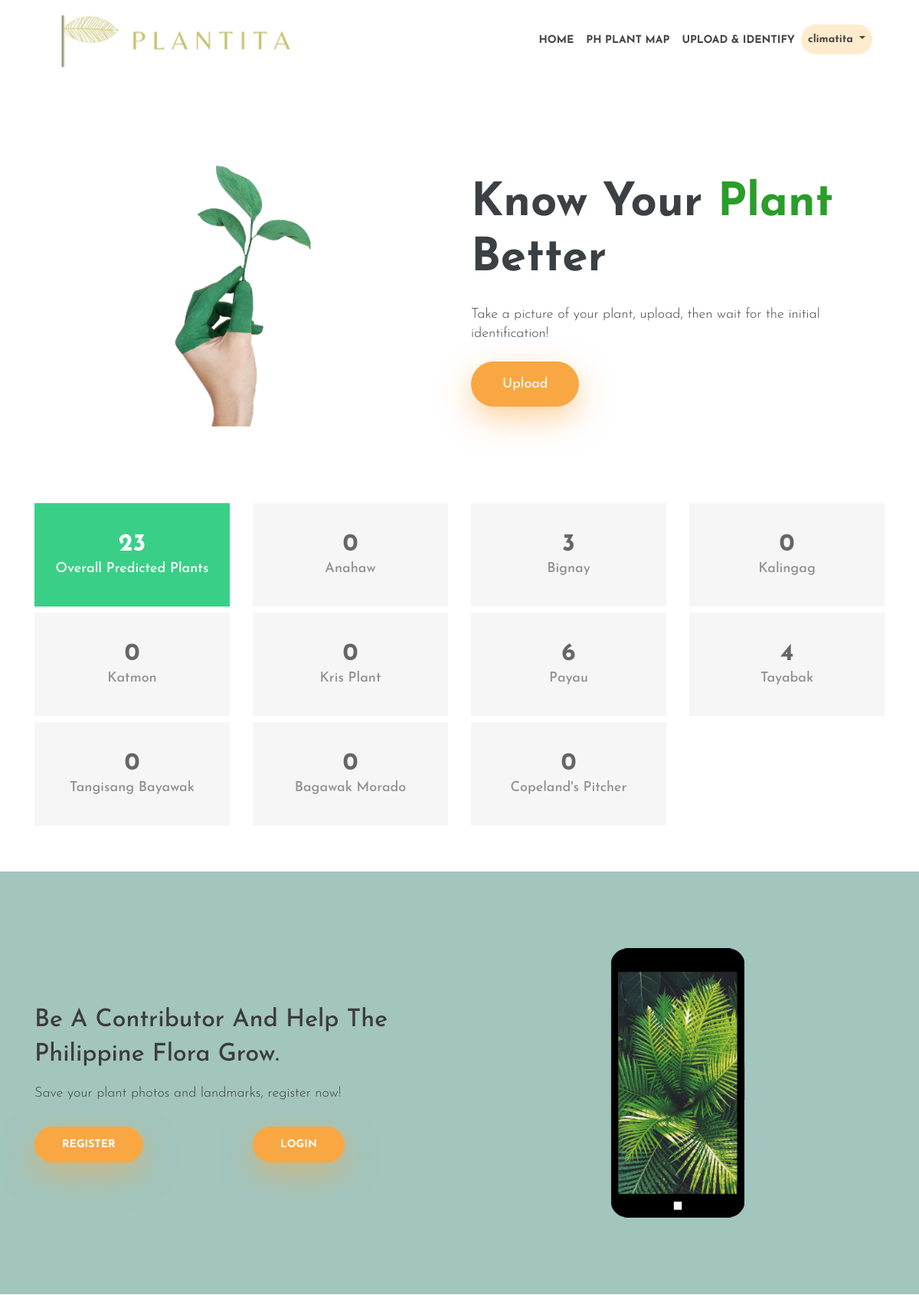
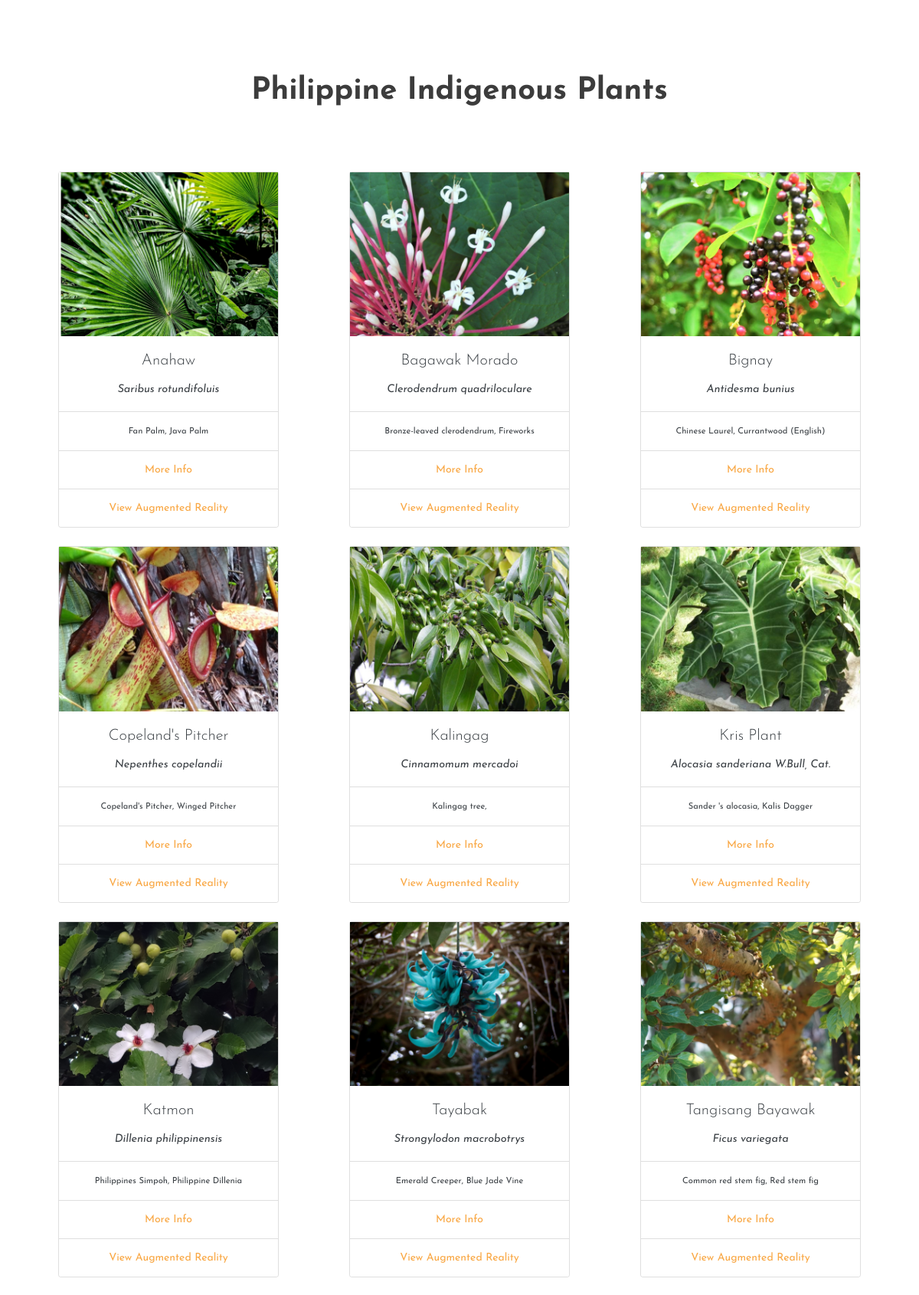
The app's page / (signed in, upper part) with its own data (2 pictures, top to bottom).
### home/models.py (models this page shows, shortened)
class Plantsgallery(models.Model):
    class Meta:
        verbose_name_plural = "Plant Galleries"
    title = models.CharField(max_length=200)
    scientific_name = models.CharField(max_length=200, default='')
    slug = models.SlugField(unique=True)
    plant_image = models.ImageField(upload_to='gallery image', default=None)
    pronounciation = models.TextField(default='-')
    botany = models.TextField(default='-')
    common_philippine_name1 = models.CharField(max_length=200, default='', blank=True)
    common_philippine_name2 = models.CharField(max_length=200, default='', blank=True)
    common_philippine_name3 = models.CharField(max_length=200, default='', blank=True)
    common_foreign_name1 = models.CharField(max_length=200, default='', blank=True)
    common_foreign_name2 = models.CharField(max_length=200, default='', blank=True)
    common_foreign_name3 = models.CharField(max_length=200, default='', blank=True)
    sci_philippine_name1 = models.CharField(max_length=200, default='', blank=True)
    sci_philippine_name2 = models.CharField(max_length=200, default='', blank=True)
    sci_philippine_name3 = models.CharField(max_length=200, default='', blank=True)
    sci_foreign_name1 = models.CharField(max_length=200, default='', blank=True)
    sci_foreign_name2 = models.CharField(max_length=200, default='', blank=True)
    sci_foreign_name3 = models.CharField(max_length=200, default='', blank=True)
    distribution = models.CharField(max_length=200, default='', blank=True)
    conservation_status = models.TextField(default='-')
    use_1 = models.TextField(default='-')
    use_2 = models.TextField(default='', blank=True)
    use_3 = models.TextField(default='', blank=True)
    scientific_studies1 = models.TextField(default='-')
    scientific_study_link1 = models.TextField(default='', blank=True)
    scientific_studies2 = models.TextField(default='', blank=True)
    scientific_study_link2 = models.TextField(default='', blank=True)
    scientific_studies3 = models.TextField(default='', blank=True)
    scientific_study_link3 = models.TextField(default='', blank=True)
    light_preference = models.TextField(default='', blank=True)
    water_preference = models.TextField(default='', blank=True)
    propagation_method = models.TextField(default='', blank=True)
    references = models.TextField(default='', blank=True)
    gallery_slider_1_image1 = models.ImageField(upload_to='gallery image', default='-')
    gallery_slider_1_image2 = models.ImageField(upload_to='gallery image', default='-')
    gallery_slider_1_image3 = models.ImageField(upload_to='gallery image', default='-')
    gallery_slider_2_image1 = models.ImageField(upload_to='gallery image', default='-')
    gallery_slider_2_image2 = models.ImageField(upload_to='gallery image', default='-')
    gallery_slider_2_image3 = models.ImageField(upload_to='gallery image', default='-')
    ar_link = models.TextField(default='', blank=True)

### home/views.py (the view)
# urls.py: path('', views.index, name='index'),
def index(request):
    home = Plantsgallery.objects.all()
    totalpred = PredictedPlant.objects.count()
    anhw_totalpred = PredictedPlant.objects.filter(prediction_label = 'Anahaw - Saribus rotundifolius').count()
    bm_totalpred = PredictedPlant.objects.filter(prediction_label = 'Bagawak Morado - Clerodendrum quadriloculare').count()
    bgny_totalpred = PredictedPlant.objects.filter(prediction_label = 'Bignay - Antidesma bunius').count()
    cp_totalpred = PredictedPlant.objects.filter(prediction_label = "Copeland's Pitcher - Nepenthes copelandii").count()
    klngg_totalpred = PredictedPlant.objects.filter(prediction_label = 'Kalingag - Cinnamomum mercadoi').count()
    ktmn_totalpred = PredictedPlant.objects.filter(prediction_label = 'Katmon - Dillenia philippinensis').count()
    krsp_totalpred = PredictedPlant.objects.filter(prediction_label = 'Kris Plant - Alocasia sanderiana').count()
    payau_totalpred = PredictedPlant.objects.filter(prediction_label = 'Payau - Homalomena philippinensis').count()
    tngbywk_totalpred = PredictedPlant.objects.filter(prediction_label = 'Tangisang-Bayawak - Ficus variegata').count()
    tybk_totalpred = PredictedPlant.objects.filter(prediction_label = 'Tayabak - Strongylodon macrobotrys').count()
    context = {
                'home':home,
                'totalpred': totalpred,
                'anhw_totalpred': anhw_totalpred, #Anahaw
                'bm_totalpred': bm_totalpred, #Bagawak Morado
                'bgny_totalpred': bgny_totalpred, #Bignay
                'cp_totalpred': cp_totalpred, #Copeland's Pitcher
                'klngg_totalpred': klngg_totalpred, #Kalingag
                'ktmn_totalpred': ktmn_totalpred, #Katmon
                'krsp_totalpred': krsp_totalpred, #Kris Plant
                'payau_totalpred': payau_totalpred, #Payau
                'tngbywk_totalpred': tngbywk_totalpred, #Tangisang Bayawak
                'tybk_totalpred': tybk_totalpred, #Tayabak
                }
    return render(request, 'home/index.html', context)

### home/templates/home/index.html (shortened to what this page needs)
{% extends 'home/base.html' %}
{% load static %}
{% block masthead %}
<section class="section" style="padding-bottom: 0px;">
    <div class="container">
        <div class="row">
            <div class="col-md-6 text-center mb-5 mb-md-0">
                <img src="{% static '/home/images/plant.png' %}" alt="">
            </div>
            <div class="col-md-6 align-self-center text-center text-md-left">
                <div class="block">
                    <h1 class="font-weight-bold mb-4 font-size-60">Know Your <span style="color:rgba(3, 139, 3, 0.849)">Plant</span> Better</h1>
                    <p class="mb-4">
                        Take a picture of your plant, upload, then wait for the initial
                        identification!
                    </p>
                    <a class="btn btn-main" href="{% url 'uploadplant' %}" role="button">Upload</a>
                </div>
            </div>
        </div>
    </div>
</section>
{% endblock %}
{% block register_login %}
<section style="padding-bottom: 5%;">
    <div class="container">
        <div class="container-count">
            <div class="row">
                <div class="four col-md-3">
                    <div class="counter-box colored"><span class="counter">{{totalpred}}</span>
                        <p>Overall Predicted Plants</p>
                    </div>
                </div>
                <div class="four col-md-3">
                    <div class="counter-box"><span class="counter">{{anhw_totalpred}}</span>
                        <p>Anahaw</p>
                    </div>
                </div>
                <div class="four col-md-3">
                    <div class="counter-box"><span class="counter">{{bgny_totalpred}}</span>
                        <p>Bignay</p>
                    </div>
                </div>
                <div class="four col-md-3">
                    <div class="counter-box"><span class="counter">{{klngg_totalpred}}</span>
                        <p>Kalingag</p>
                    </div>
                </div>
            </div>
            <div class="row mt-2">
                <div class="four col-md-3">
                    <div class="counter-box"><span class="counter">{{ktmn_totalpred}}</span>
                        <p>Katmon</p>
                    </div>
                </div>
                <div class="four col-md-3">
                    <div class="counter-box"><span class="counter">{{krsp_totalpred}}</span>
                        <p>Kris Plant</p>
                    </div>
                </div>
                <div class="four col-md-3">
                    <div class="counter-box"><span class="counter">{{payau_totalpred}}</span>
                        <p>Payau</p>
                    </div>
                </div>
                <div class="four col-md-3">
                    <div class="counter-box"><span class="counter">{{tybk_totalpred}}</span>
                        <p>Tayabak</p>
                    </div>
                </div>
            </div>
            <div class="row mt-2">
                <div class="four col-md-3">
                    <div class="counter-box"><span class="counter">{{tngbywk_totalpred}}</span>
                        <p>Tangisang Bayawak</p>
                    </div>
                </div>
                <div class="four col-md-3">
                    <div class="counter-box"><span class="counter">{{bm_totalpred}}</span>
                        <p>Bagawak Morado</p>
                    </div>
                </div>
                <div class="four col-md-3">
                    <div class="counter-box"><span class="counter">{{cp_totalpred}}</span>
                        <p>Copeland's Pitcher</p>
                    </div>
                </div>
            </div>
        </div>
    </div>
</section>
<section class="feature-list section" style="background-color: rgba(45, 124, 108, 0.444);">
    <div class="container">
        <div class="row">
            <div class="col-md-6 order-md-1 order-2 align-self-center text-center text-md-left">
                <div class="content">
                    <h4 class="subheading">Be a contributor and help the Philippine flora grow.</h4>
                    <p>Save your plant photos and landmarks, register now!</p>
                    <div class="row">
                        <div class="col">
                            <a id="register" href="{% url 'register' %}" class="btn btn-main btn-main-sm">Register</a>
                        </div>
                        <div class="col">
                            <a href="{% url 'login' %}" class="btn btn-main btn-main-sm">Login</a>
                        </div>
                    </div>
                </div>
            </div>
            <div class="col-md-6 order-md-2 order-1 text-center mb-5 mb-lg-0">
                <img class="img-fluid" src="{% static '/home/images/phone.png' %}" alt="">
            </div>
        </div>
    </div>
</section>
{% endblock %}
{% block gallery_grid %}
<section class="section">
    <div class="container">
        <div class="heading">
            <h2>Philippine Indigenous Plants</h2>
        </div>
            <div class="row justify-content-center" style="text-align: center;">
                    {% for home_item in home %}
                    <div class="col-lg-4 col-sm-6 mb-4 mb-sm-0 ">
                        <div class="gallery-item" style="margin-left: auto; margin-right: auto; max-width: 26rem; display: flex; align-items: center; justify-content: center;">
                            <div class="card" style="width: 18rem;">
                                <img class="img-fluid" src="{{ home_item.plant_image.url }}" alt="{{ home_item.title }}"/>
                                <div class="card-body" style="padding-bottom: 0%;">
                                    <h5 class="card-title">{{ home_item.title }}</h5>
                                    <p><small><i>{{ home_item.scientific_name }}</i></small></p>
                                </div>
                                <ul class="list-group list-group-flush">
                                    <li class="list-group-item"><small>{{ home_item.common_foreign_name1 }}, {{ home_item.common_foreign_name2 }}</small></li>
                                    <li class="list-group-item"><b><a style="color: #f9a743;" href="{% url 'plant_details' home_item.slug %}">More Info</a></b></li>
                                    <li class="list-group-item"><b><a style="color: #f9a743;" target="_blank" href="{{ home_item.ar_link }}">View Augmented Reality</a></b></li>
                                  </ul>
                            </div>
                        </div>
                    </div>
                    {% if forloop.counter|divisibleby:3 %}
            </div>
                        <div class="row mt-4 justify-content-center" style="text-align: center;">
                        {% endif %}
                        <br>
                        {% endfor %}
                        </div>
    </div>
</section>
{% endblock %}

### home/templates/home/base.html (shortened to what this page needs)
{% load static %}
<!DOCTYPE html>
<html lang="en">
<head>
    <link rel="stylesheet" href="//code.jquery.com/ui/1.13.1/themes/base/jquery-ui.css">
    <link rel="stylesheet" href="https://cdn.jsdelivr.net/npm/bootstrap@4.6.0/dist/css/bootstrap.min.css">
    <link rel="stylesheet" href="{% static 'home/plugins/themefisher-fonts/themefisher-fonts.css' %}">
    <link rel="stylesheet" href="{% static 'home/plugins/magnific-popup/magnific-popup.css' %}">
    <link rel="stylesheet" href="{% static 'home/css/style.css' %}">
</head>
<body>
    <header>
        <div class="container" id="page-top">
            <nav class="navbar navbar-expand-lg navbar-light bg-white">
                <a class="navbar-brand" href="#page-top"><img src="{% static 'home/images/word-logo.png'%}" style="width: 30vw;" alt="Plantita Logo"></a>
                <div class="collapse navbar-collapse" id="navbarSupportedContent">
                    <ul class="navbar-nav ml-auto text-center text-lg-left">
                        <li class="nav-item">
                            <a class="nav-link" href="{% url 'index'%}">HOME</a>
                        </li>
                        <li class="nav-item">
                            <a class="nav-link" id="" href="{% url 'phplantmap'%}">PH PLANT MAP</a>
                        </li>
                        {% if user.is_authenticated %}
                        <li class="nav-item">
                            <a class="nav-link" href="{% url 'uploadplant' %}">UPLOAD & IDENTIFY</a>
                        </li>
                        <li class="nav-item">
                            <div class="dropdown ml-auto text-center">
                                <button class="btn dropdown-toggle nav-link" style="border-radius: 20px; background-color: blanchedalmond;" type="button" id="dropdownMenuButton" data-toggle="dropdown" aria-haspopup="true" aria-expanded="false">
                                    {{user.username}}
                                </button>
                            </div>
                            {% endif %}
                        </li>
                    </ul>
                </div>
            </nav>
        </div>
    </header>
    {% block masthead %}
    {% endblock %}
    {% block register_login %}
    {% endblock %}
    {% block gallery_grid %}
    {% endblock %}
</body>
</html>

### home/static/home/css/style.css (style rules this page uses)
body { font-size: 14px; font-weight: 300; line-height: 25px; color: #3b4045; font-family: "Josefin Sans", sans-serif; -webkit-font-smoothing: antialiased; }
h1, h2, h3, h4, h5, h6 { font-weight: 300; margin: 0px; }
h1, .h1 { font-size: 44px; line-height: 56px; }
h2, .h2 { font-size: 30px; line-height: 35px; }
h4, .h4 { font-size: 20px; line-height: 24px; font-weight: 400; }
p { font-size: 18px; line-height: 25px; }
ul { padding: 0; margin: 0; list-style: none; }
a { transition: all 0.2s ease-in-out 0s; }
a, a:active, a:focus, a:active { text-decoration: none; }
.section { padding: 100px 0px; }
.font-size-60 { font-size: 60px; line-height: 1.2; }
.text-center { text-align: center; }
.heading { text-align: center; color: #777777; padding-bottom: 70px; }
.heading h2 { color: #3c3c3c; padding-bottom: 15px; text-transform: capitalize; font-weight: 700; font-size: 40px; line-height: 40px; }
.subheading { color: #3c3c3c; padding-bottom: 15px; text-transform: capitalize; font-weight: 500; font-size: 32px; line-height: 45px; }
.btn { border-radius: 0; }
.btn-main { color: #fff; border-radius: 30px; font-size: 18px; padding: 15px 40px; display: inline-block; background-color: #f9a743; box-shadow: 0 15px 40px rgba(249, 167, 68, 0.5); background-image: linear-gradient(bottom, rgba(255, 239, 206, 0) 0%, rgba(255, 239, 206, 0.25) 100%); }
.btn-main-sm { padding: 12px 35px; text-transform: uppercase; font-size: 14px; font-weight: bold; }
.navbar-brand { color: #444; font-size: 25px; margin: 0; line-height: 1; }
.nav-link { font-size: 14px; font-weight: bold; }
.navbar-light .navbar-nav .nav-link { color: #444; }
.feature-list .btn-main { margin-top: 15px; }
.container-count { margin-top: 100px }
.counter-box { display: block; background: #f6f6f6; padding: 40px 20px 37px; text-align: center }
.counter-box p { margin: 5px 0 0; padding: 0; color: #909090; font-size: 18px; font-weight: 500 }
.counter { display: block; font-size: 32px; font-weight: 700; color: #666; line-height: 28px }
.counter-box.colored { background: #3acf87 }
.counter-box.colored p, .counter-box.colored i, .counter-box.colored .counter { color: #fff }

### records on screen
Plantsgallery: plant_image (picture), title "Anahaw", scientific_name "Saribus rotundifoluis", common_foreign_name1 "Fan Palm", common_foreign_name2 "Java Palm"
Plantsgallery: plant_image (picture), title "Bagawak Morado", scientific_name "Clerodendrum quadriloculare", common_foreign_name1 "Bronze-leaved clerodendrum", common_foreign_name2 "Fireworks"
Plantsgallery: plant_image (picture), title "Bignay", scientific_name "Antidesma bunius", common_foreign_name1 "Chinese Laurel", common_foreign_name2 "Currantwood (English)"
Plantsgallery: plant_image (picture), title "Copeland's Pitcher", scientific_name "Nepenthes copelandii", common_foreign_name1 "Copeland's Pitcher", common_foreign_name2 "Winged Pitcher"
Plantsgallery: plant_image (picture), title "Kalingag", scientific_name "Cinnamomum mercadoi", common_foreign_name1 "Kalingag tree"
Plantsgallery: plant_image (picture), title "Kris Plant", scientific_name "Alocasia sanderiana W.Bull, Cat.", common_foreign_name1 "Sander 's alocasia", common_foreign_name2 "Kalis Dagger"
Plantsgallery: plant_image (picture), title "Katmon", scientific_name "Dillenia philippinensis", common_foreign_name1 "Philippines Simpoh", common_foreign_name2 "Philippine Dillenia"
Plantsgallery: plant_image (picture), title "Tayabak", scientific_name "Strongylodon macrobotrys", common_foreign_name1 "Emerald Creeper", common_foreign_name2 "Blue Jade Vine"
Plantsgallery: plant_image (picture), title "Tangisang Bayawak", scientific_name "Ficus variegata", common_foreign_name1 "Common red stem fig", common_foreign_name2 "Red stem fig"

### other values on screen
{{ user.username }} "climatita"
{{ totalpred }} "23"
{{ anhw_totalpred }} "0"
{{ bgny_totalpred }} "3"
{{ klngg_totalpred }} "0"
{{ ktmn_totalpred }} "0"
{{ krsp_totalpred }} "0"
{{ payau_totalpred }} "6"
{{ tybk_totalpred }} "4"
{{ tngbywk_totalpred }} "0"
{{ bm_totalpred }} "0"
{{ cp_totalpred }} "0"
